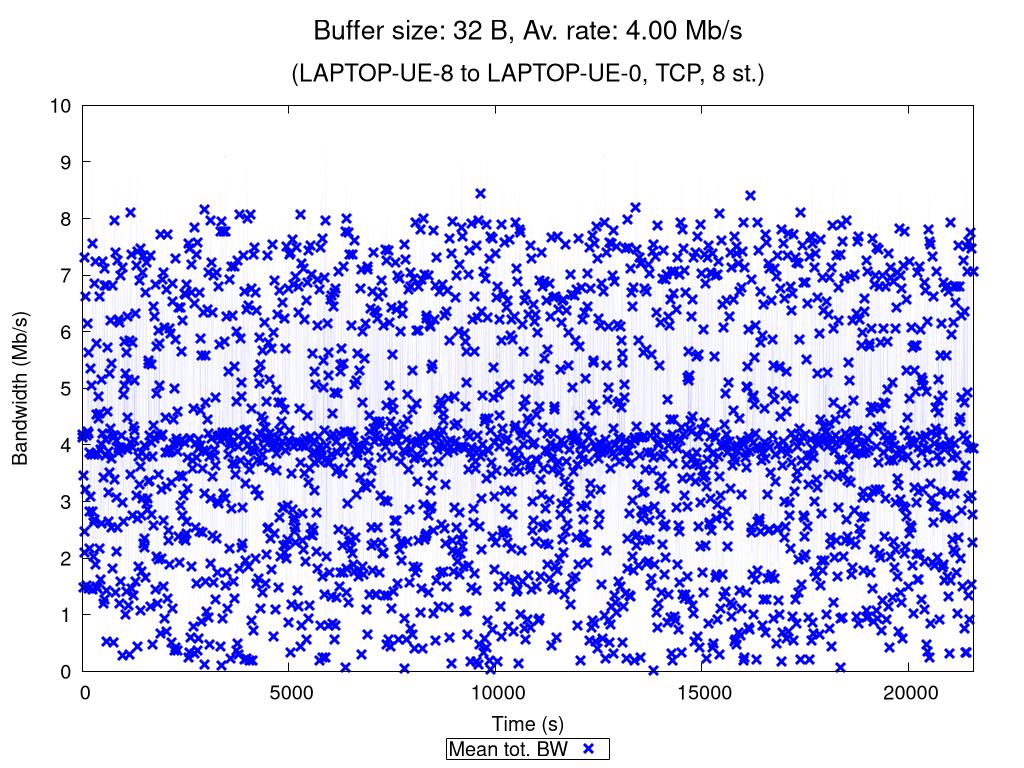

gnuplot code for this plot:
set terminal pngcairo nocrop enhanced size 1024,768 font "Verdana,15"
set output "TCP_8_st_2020_11_13_08-47-29_two2one_00032B.png"

set title "{/=20 Buffer size: 32 B, Av. rate: 4.00 Mb/s}\n\n{/=18 (LAPTOP-UE-8 to LAPTOP-UE-0, TCP, 8 st.)}"

set xlabel "Time (s)"
set ylabel "Bandwidth (Mb/s)"
set ytics nomirror
set key bmargin center horizontal box samplen 1 width -1
set bmargin 4.6
set rmargin 4.5

rf = 1000000.0  # rate factor
set style fill transparent solid 0.2 noborder
set autoscale xfix
plot "TCP_8_st_2020_11_13_08-47-29_two2one_00032B_iperf_processed.dat" using 1:($2/rf-$3/rf):($2/rf+$3/rf) with filledcurves lc rgb "blue" notitle, \
     "" using 1:($2/rf) with points pt 2 ps 1.5 lw 3 lc rgb "blue" title "Mean tot. BW", \
